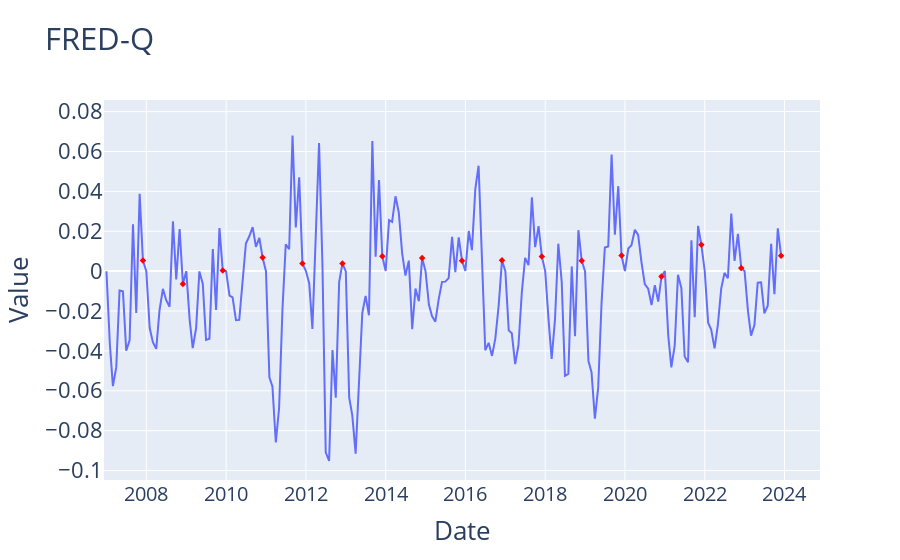

Notebook cell for this chart:
### Code cell
ttpca_plt(5, 6)

### Figure 1 — Plotly figure (JSON) as saved in the notebook; plotly's stock layout.template omitted (floating-point values rounded to 4 significant figures; data arrays with more than 128 entries replaced by an {"elided": "..."} marker saying what was removed)
{"data": [{"hovertemplate": "sasdate=%{x}<br>GDPC1=%{y}<extra></extra>", "legendgroup": "", "line": {"color": "#636efa", "dash": "solid"}, "marker": {"symbol": "circle"}, "mode": "lines", "name": "", "orientation": "v", "showlegend": false, "type": "scatter", "x": {"elided": "204 str values"}, "xaxis": "x", "y": {"elided": "204 float values"}, "yaxis": "y"}, {"hovertemplate": "index=%{x}<br>GDPC1=%{y}<extra></extra>", "legendgroup": "", "marker": {"color": "red", "size": 5, "symbol": "diamond"}, "mode": "markers", "name": "", "orientation": "v", "showlegend": false, "type": "scatter", "x": ["2007-12-01T00:00:00", "2008-12-01T00:00:00", "2009-12-01T00:00:00", "2010-12-01T00:00:00", "2011-12-01T00:00:00", "2012-12-01T00:00:00", "2013-12-01T00:00:00", "2014-12-01T00:00:00", "2015-12-01T00:00:00", "2016-12-01T00:00:00", "2017-12-01T00:00:00", "2018-12-01T00:00:00", "2019-12-01T00:00:00", "2020-12-01T00:00:00", "2021-12-01T00:00:00", "2022-12-01T00:00:00", "2023-12-01T00:00:00"], "xaxis": "x", "y": [0.005277, -0.006435, 0.0002638, 0.006845, 0.003828, 0.00385, 0.007412, 0.006626, 0.005244, 0.005395, 0.007375, 0.005257, 0.007832, -0.002723, 0.0132, 0.001624, 0.007716], "yaxis": "y"}, {"hovertemplate": "x=%{x}<br>GDPC1=%{y}<extra></extra>", "legendgroup": "", "line": {"color": "green", "dash": "solid"}, "marker": {"color": "green", "size": 5, "symbol": "diamond"}, "mode": "lines+markers", "name": "", "orientation": "v", "showlegend": false, "type": "scatter", "x": ["3/1/2007", "6/1/2007", "9/1/2007", "12/1/2007", "3/1/2008", "6/1/2008", "9/1/2008", "12/1/2008", "3/1/2009", "6/1/2009", "9/1/2009", "12/1/2009", "3/1/2010", "6/1/2010", "9/1/2010", "12/1/2010", "3/1/2011", "6/1/2011", "9/1/2011", "12/1/2011", "3/1/2012", "6/1/2012", "9/1/2012", "12/1/2012", "3/1/2013", "6/1/2013", "9/1/2013", "12/1/2013", "3/1/2014", "6/1/2014", "9/1/2014", "12/1/2014", "3/1/2015", "6/1/2015", "9/1/2015", "12/1/2015", "3/1/2016", "6/1/2016", "9/1/2016", "12/1/2016", "3/1/2017", "6/1/2017", "9/1/2017", "12/1/2017", "3/1/2018", "6/1/2018", "9/1/2018", "12/1/2018", "3/1/2019", "6/1/2019", "9/1/2019", "12/1/2019", "3/1/2020", "6/1/2020", "9/1/2020", "12/1/2020", "3/1/2021", "6/1/2021", "9/1/2021", "12/1/2021", "3/1/2022", "6/1/2022", "9/1/2022", "12/1/2022", "3/1/2023", "6/1/2023", "9/1/2023", "12/1/2023", "3/1/2024"], "xaxis": "x", "y": [0.003004, 0.006099, 0.005744, 0.006263, -0.004277, 0.005937, -0.005266, -0.02213, -0.01141, -0.001788, 0.003506, 0.01075, 0.004833, 0.009629, 0.007681, 0.005237, -0.002375, 0.006743, -0.0002232, 0.01117, 0.008351, 0.004453, 0.001439, 0.001156, 0.009817, 0.002673, 0.008478, 0.00868, -0.003457, 0.01284, 0.01208, 0.005045, 0.008965, 0.006175, 0.003994, 0.001843, 0.005778, 0.003206, 0.007069, 0.005528, 0.004857, 0.005583, 0.007854, 0.01121, 0.008101, 0.005294, 0.006218, 0.001415, 0.005416, 0.008262, 0.01126, 0.006393, -0.01372, -0.0822, 0.07473, 0.0103, 0.01277, 0.01508, 0.008111, 0.01683, -0.004989, -0.001414, 0.006565, 0.006334, 0.005548, 0.005098, 0.01187, 0.008349, 0.003943], "yaxis": "y"}], "layout": {"font": {"size": 22}, "legend": {"tracegroupgap": 0}, "title": {"text": "FRED-Q"}, "xaxis": {"anchor": "y", "domain": [0, 1], "nticks": 10, "tickfont": {"size": 20}, "tickformat": "%Y", "title": {"text": "Date"}}, "yaxis": {"anchor": "x", "domain": [0, 1], "title": {"text": "Value"}}}}
